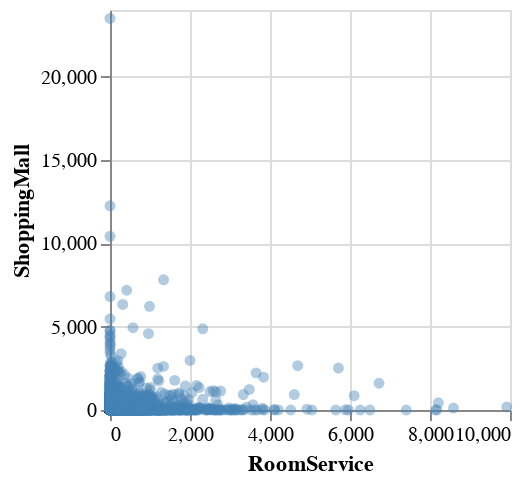

Write notebook code for a chart like this one.
### Code cell
alx.scatterplot(df, x='RoomService',y='ShoppingMall',color='rgba(70, 130, 180,0.6)')

### Figure 1 — Vega-Lite specification as saved in the notebook (floating-point values rounded to 4 significant figures; data arrays with more than 128 entries replaced by an {"elided": "..."} marker saying what was removed)
{"config": {"view": {"continuousWidth": 300, "continuousHeight": 300}}, "data": {"name": "data-25b694bb51d768ed49058a7f2f79ae4a"}, "mark": {"type": "circle", "fill": "rgba(70, 130, 180,0.6)"}, "encoding": {"x": {"axis": {}, "field": "RoomService", "scale": {"zero": false}, "type": "quantitative"}, "y": {"axis": {}, "field": "ShoppingMall", "scale": {"zero": false}, "type": "quantitative"}}, "height": 200, "width": 200, "$schema": "https://vega.github.io/schema/vega-lite/v5.8.0.json", "datasets": {"data-25b694bb51d768ed49058a7f2f79ae4a": {"elided": "5000 records"}}}
